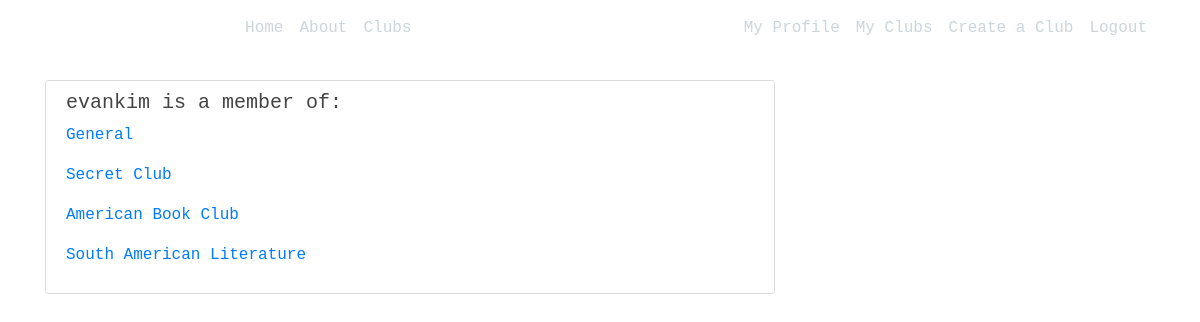
/my-clubs/ (signed in), run on the app's committed database.
### blog/models.py (models this page shows, shortened)
class Club(models.Model):
    name = models.CharField(max_length=100)
    current_book = models.CharField(max_length=100, null=True)
    description = models.CharField(max_length=500, null=True)
    banner = models.ImageField(default='default_book.jpg', upload_to='profile_pics')

### users/views.py (the view)
# urls.py: path('my-clubs/', user_views.my_clubs, name="my-clubs"),
@login_required
def my_clubs(request, pk=None):
    if pk:
        user = User.objects.get(pk=pk)
    else:
        user = request.user
    if request.method == 'POST':
        clubname = request.POST.get('btn')
        chosen_club = Club.objects.filter(name=clubname).first()
        user.profile.club.remove(chosen_club)
        return redirect('blog-home')
    context = {
        'profile_user': user,
    }
    return render(request, 'users/my_clubs.html', context)

### users/templates/users/my_clubs.html (shortened to what this page needs)
{% extends "blog/base.html" %}
{% load crispy_forms_tags %}
{% block content %}
    <form method="POST">
        <div class="content-section">
            <div class="media">
                <div class="media-body">
                    <h5>{{ profile_user.username }} is a member of:</h5>
                    {% for clubname in profile_user.profile.club.all %}
                        <p class="text-secondary"><a href="{% url 'club-home' pk=clubname.pk %}">{{ clubname.name }}</a></p>
                    {% endfor %}
                </div>
            </div>
        </div>
    </form>
{% endblock content %}

### blog/static/blog/main.css (style rules this page uses)
body { background: #fafafa; color: #333333; margin-top: 5rem; }
h1, h2, h3, h4, h5, h6 { color: #444444; }
.content-section { background: #ffffff; padding: 10px 20px; border: 1px solid #dddddd; border-radius: 3px; margin-bottom: 20px; }

### data on the page
Club: name "General"
Club: name "Secret Club"
Club: name "American Book Club"
Club: name "South American Literature"

### other printed values
{{ profile_user.username }} "evankim"
